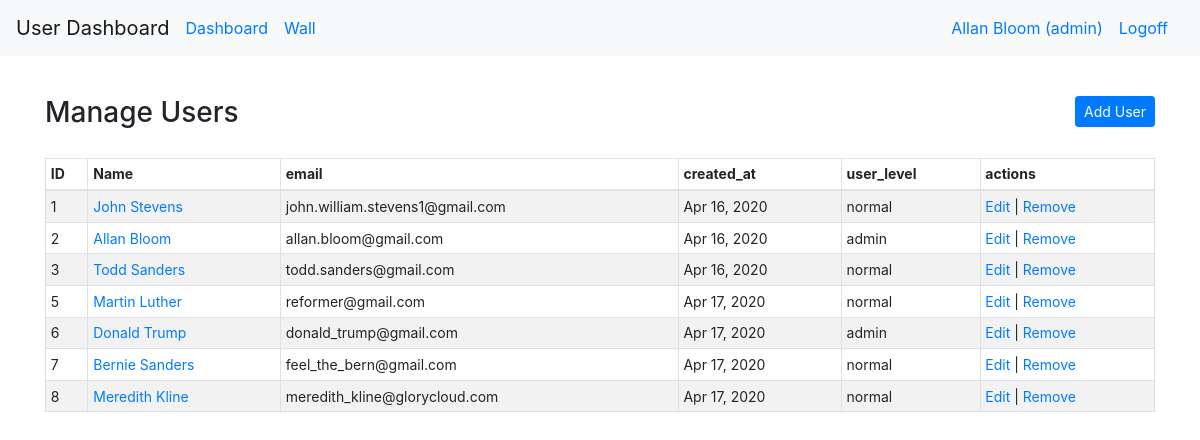
Before: /dashboard (signed in) with the older database file.
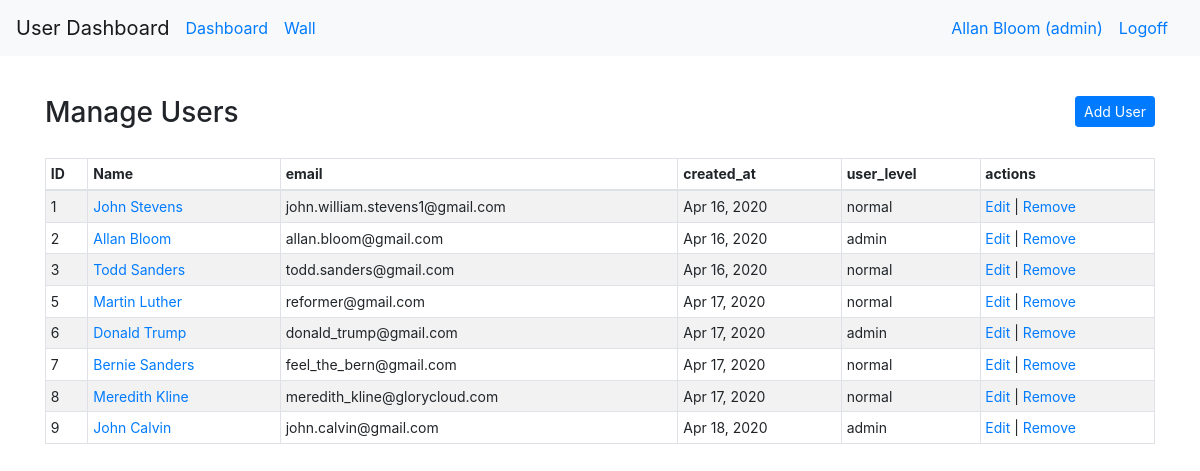
After: the same page with the newer database file.
### login_and_registration_app/models.py (models this page shows)
class User(models.Model):
    first_name = models.CharField(max_length=255)
    last_name = models.CharField(max_length=255)
    email = models.CharField(max_length=255)
    level = models.IntegerField(default=1)
    description = models.TextField(null=True)
    password = models.CharField(max_length=100)
    created_at = models.DateTimeField(auto_now_add=True)
    updated_at = models.DateTimeField(auto_now=True)
    profile_photo = models.ImageField(upload_to="profile_images", blank=True)
    default_photo = models.ImageField(upload_to="profile_images", default="default.jpg")
    city = models.CharField(max_length=45, null=True)
    state = models.CharField(max_length=45, null=True)
    country = models.CharField(max_length=45, null=True)
    objects = UserManager()

### dashboard_app/views.py (the view)
# urls.py: path("", views.dashboard),
def dashboard(request):
    try:
        User.objects.filter(id=request.session["user_id"])[0]
    except IndexError:
        return redirect("/")
    context = {
        "user": logged_user(request),
        "users": User.objects.all(),
    }
    return render(request, "dashboard.html", context)

### dashboard_app/views.py (called while the page is built)
def logged_user(request):
    return User.objects.filter(id=request.session["user_id"])[0]

### dashboard_app/templates/dashboard.html (shortened to what this page needs)
<!doctype html>
<html lang="en">
  <head>
    {% load static %}
    <link rel="stylesheet" type="text/css" href="{% static 'bootstrap.css' %}">
  </head>
  <body>
    <nav class="navbar navbar-expand-md navbar-light bg-light">
      <a class="navbar-brand" href="/">User Dashboard</a>
      <div class="collapse navbar-collapse" id="navbarSupportedContent">
        <a class="navbar-nav mr-sm-0 nav-link" href="/dashboard">Dashboard</a>
        <a class="navbar-nav mr-auto nav-link" href="/message_board/{{user.id}}">Wall</a>
      {% if request.session.user_id == None %}
        <a class="navbar-nav mr-sm-0 nav-link" href="/signin">Signin</a>
      {% else %}
      {% if user.level == 9%}
      <a class="navbar-nav mr-sm-0 nav-link" href="/dashboard/edit_profile/{{user.id}}">{{user.first_name}} {{user.last_name}} (admin)</a>
      {% else %}
      <a class="navbar-nav mr-sm-0 nav-link" href="/dashboard/edit_profile/{{user.id}}">{{user.first_name}} {{user.last_name}}</a>
      {% endif %}
      <a class="navbar-nav mr-sm-0 nav-link" href="/logoff">Logoff</a>
      {% endif %}
      </div>
    </nav>
    <div class="container">
      <div class="row header_row">
        <div class="col-8">
        {% if user.level == 9%}
          <h3>Manage Users</h3>
        {% else %}
          <h3>All Users</h3>
        {% endif %}
        </div>
        {% if user.level == 9 %}
        <div class="col-4 text-right">
          <a class="btn btn-sm btn-primary add_user_btn" data-toggle="modal" data-target="#process_credentials">Add User</a>
        </div>
        {% endif %}
      </div>
      <div class="row">
        <div class="col-12">
          <div class="table-responsive-lg">
            <table class="table table-striped table-hover table-sm table-bordered">
              <thead>
                <tr>
                  <th>ID</th>
                  <th>Name</th>
                  <th>email</th>
                  <th>created_at</th>
                  <th>user_level</th>
                  {% if user.level == 9%}
                  <th>actions</th>
                  {% endif %}
                </tr>
              </thead>
              <tbody>
              {% for profile in users %}
                <tr>
                  <td>{{ profile.id }}</td>
                  <td><a href="/message_board/{{profile.id}}">{{ profile.first_name }} {{ profile.last_name }}</a></td>
                  <td>{{ profile.email }}</td>
                  <td>{{ profile.created_at|date:"M d, Y" }}</td>
                {% if profile.level == 9%}
                  <td>admin</td>
                {% else %}
                  <td>normal</td>
                {% endif %}
                {% if user.level == 9%}
                  <td>
                    <a href="" class="" data-toggle="modal" data-target="#process_credentials_edit_user_{{profile.id}}">Edit</a> |
                    <a href="" data-toggle="modal" data-target="#remove{{profile.id}}">Remove</a>
                  </td>
                {% endif %}
                </tr>
              {% endfor %}
              </tbody>
            </table>
          </div>
        </div>
      </div>
    </div>
  </body>
</html>

Changed rows visible on the page:
added User: id "9", first_name "John", last_name "Calvin", email "john.calvin@gmail.com", created_at "Apr 18, 2020", level "admin"
